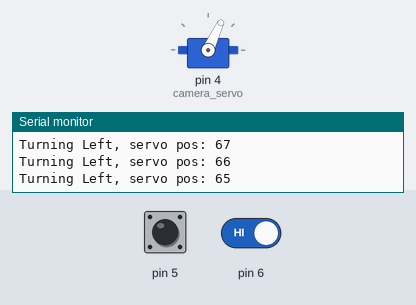
Recording of a sketch running on a simulated Arduino Uno, built with avr-gcc and run on an emulated ATmega328P. Parts: servo, the last lines printed to the serial monitor. Inputs (shaded band) come from the test bench; at power-on: pin 5 LOW, pin 6 HIGH.

Above: at 1.22 s.
1.3 s: pin 5 driven HIGH
2.8 s: pin 6 driven LOW
At 3.56 s:
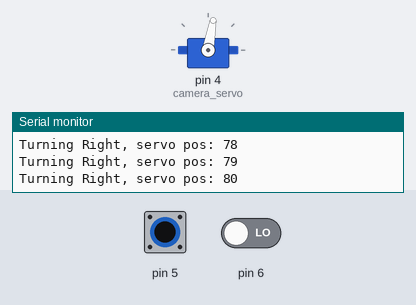
5.8 s: pin 6 driven HIGH
At 5.8 s:
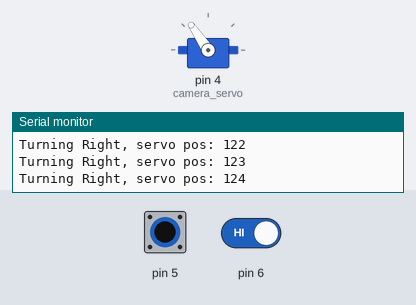
7.3 s: pin 6 driven LOW
At 10.2 s:
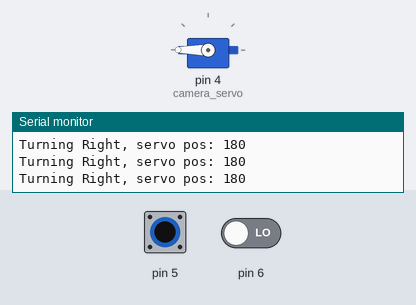
10.3 s: pin 5 pulsed LOW 5 times (0.12 s each, 0.3 s apart)
14.8 s: pin 5 driven LOW and pin 6 driven HIGH
At 15.41 s:
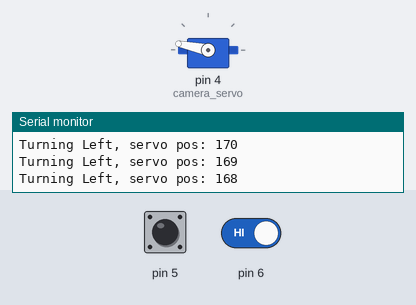
Timing chart, 0 to 22.4 s (numbered marks = the images above; inputs shaded):
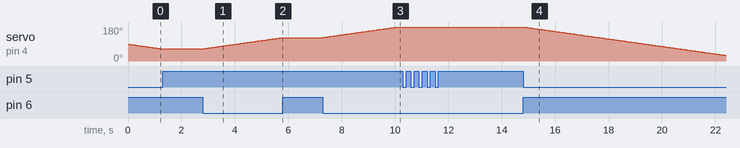

Measured:
- after the input at 1.3 s, servo on pin 4 (camera_servo): stays 64° (without the input it goes to 63° after 0.01 s)
- after the input at 2.8 s, servo on pin 4 (camera_servo): moves from 64° to 124° over 3.0 s, starting at once
- after the input at 5.8 s, servo on pin 4 (camera_servo): stays 124° (without the input it goes to 125° after 0.03 s)
- after the input at 7.3 s, servo on pin 4 (camera_servo): moves from 124° to 180° over 2.8 s, starting at once
- after the input at 14.8 s, servo on pin 4 (camera_servo): moves from 180° to 30° over 7.5 s, starting after 0.05 s

The sketch:

Servo_Controller.ino
```cpp
#include<Servo.h>

Servo camera_servo;
int servo_pos = 90;

void setup() {
  // put your setup code here, to run once:
  pinMode(5, INPUT);
  pinMode(6, INPUT);
  camera_servo.attach(4);
  Serial.begin(9600);
  camera_servo.write(90);
}

void loop() {
  if(digitalRead(5) && !digitalRead(6)){
    if(servo_pos != 180){
      servo_pos++;
    }
    Serial.print("Turning Right, servo pos: "); Serial.println(servo_pos);
    camera_servo.write(servo_pos);
    delay(50);
  }
  if(digitalRead(6) && !digitalRead(5)){
    if(servo_pos != 0){
      servo_pos--;
    }
    Serial.print("Turning Left, servo pos: "); Serial.println(servo_pos);
    camera_servo.write(servo_pos);
    delay(50);
  }
}
```
